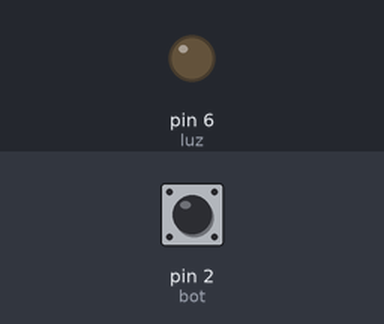
The sketch below on a simulated Arduino Uno, built with avr-gcc and run on an emulated ATmega328P. Shown: output pins drawn as LEDs (lit = HIGH). The test bench sets the inputs (shaded band); at power-on: pin 2 (bot) HIGH.

Above: at 1.2 s.
1.3 s: pin 2 (bot) pulled LOW for 0.15 s
At 2.1 s:
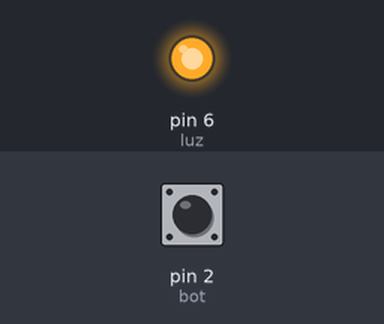
2.9 s: pin 2 (bot) pulled LOW for 1 s
At 3.3 s:
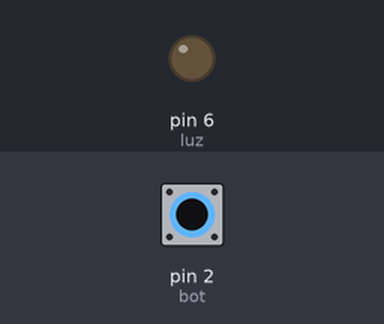
5.4 s: pin 2 (bot) pulled LOW for 3.2 s
At 6.4 s:
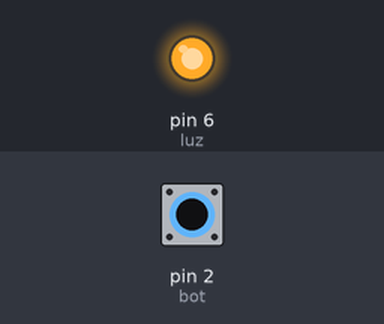
Timing chart, 0 to 8.4 s (numbered marks = the images above; inputs shaded):
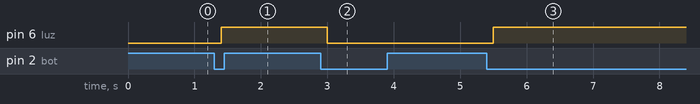

Measured:
- after the input at 1.3 s, pin 6 (luz): LOW → HIGH after 0.10 s
- after the input at 2.9 s, pin 6 (luz): HIGH → LOW after 0.10 s
- after the input at 5.4 s, pin 6 (luz): LOW → HIGH after 0.10 s

The sketch:

toggle_bottom.ino
```cpp
int bot = 2;
int luz = 6;
int viejo = 0;
int nuevo;
int state = 0;
void setup() {
  // put your setup code here, to run once:
  Serial.begin(9600);
  pinMode(luz, OUTPUT);
  pinMode(bot, INPUT);
}

void loop() {
  // put your main code here, to run repeatedly:
  nuevo = digitalRead(bot);
  delay(100);
  if (nuevo == 0 && viejo == 1) {
    if (state == 0) {
      digitalWrite(luz, HIGH);
      state = 1;
    } else {
      digitalWrite(luz, LOW);
      state = 0;
    }
  }
  viejo = nuevo;
}
```
